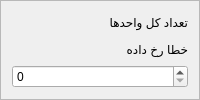
                   <widget class="QFrame" name="totalBuildingUnitFormFrame">
                    <property name="frameShape">
                     <enum>QFrame::StyledPanel</enum>
                    </property>
                    <property name="frameShadow">
                     <enum>QFrame::Raised</enum>
                    </property>
                    <layout class="QVBoxLayout" name="verticalLayout_72">
                     <item>
                      <widget class="QLabel" name="totalBuildingUnitFormLbl">
                       <property name="styleSheet">
                        <string notr="true">label</string>
                       </property>
                       <property name="text">
                        <string>تعداد کل واحدها</string>
                       </property>
                       <property name="styleClass" stdset="0">
                        <string>form-label</string>
                       </property>
                      </widget>
                     </item>
                     <item>
                      <widget class="QLabel" name="totalBuildingUnitFormError">
                       <property name="text">
                        <string>خطا رخ داده</string>
                       </property>
                       <property name="styleClass" stdset="0">
                        <string>form-field-error</string>
                       </property>
                      </widget>
                     </item>
                     <item>
                      <widget class="QSpinBox" name="totalBuildingUnitFormInpt">
                       <property name="styleClass" stdset="0">
                        <string>form-field</string>
                       </property>
                      </widget>
                     </item>
                    </layout>
                   </widget>
